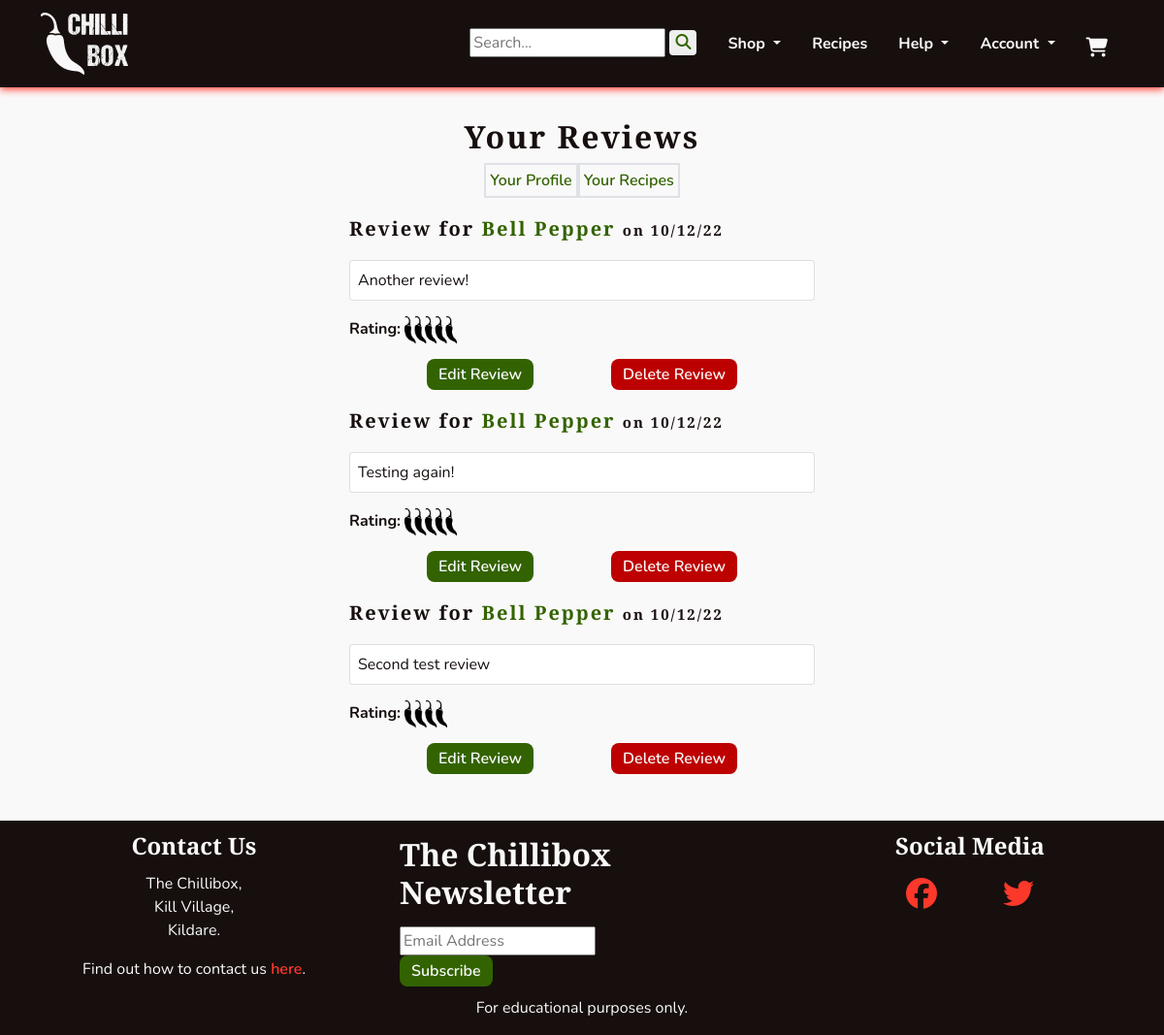
/profiles/review_list/ (signed in), run on an earlier commit of the app's database.
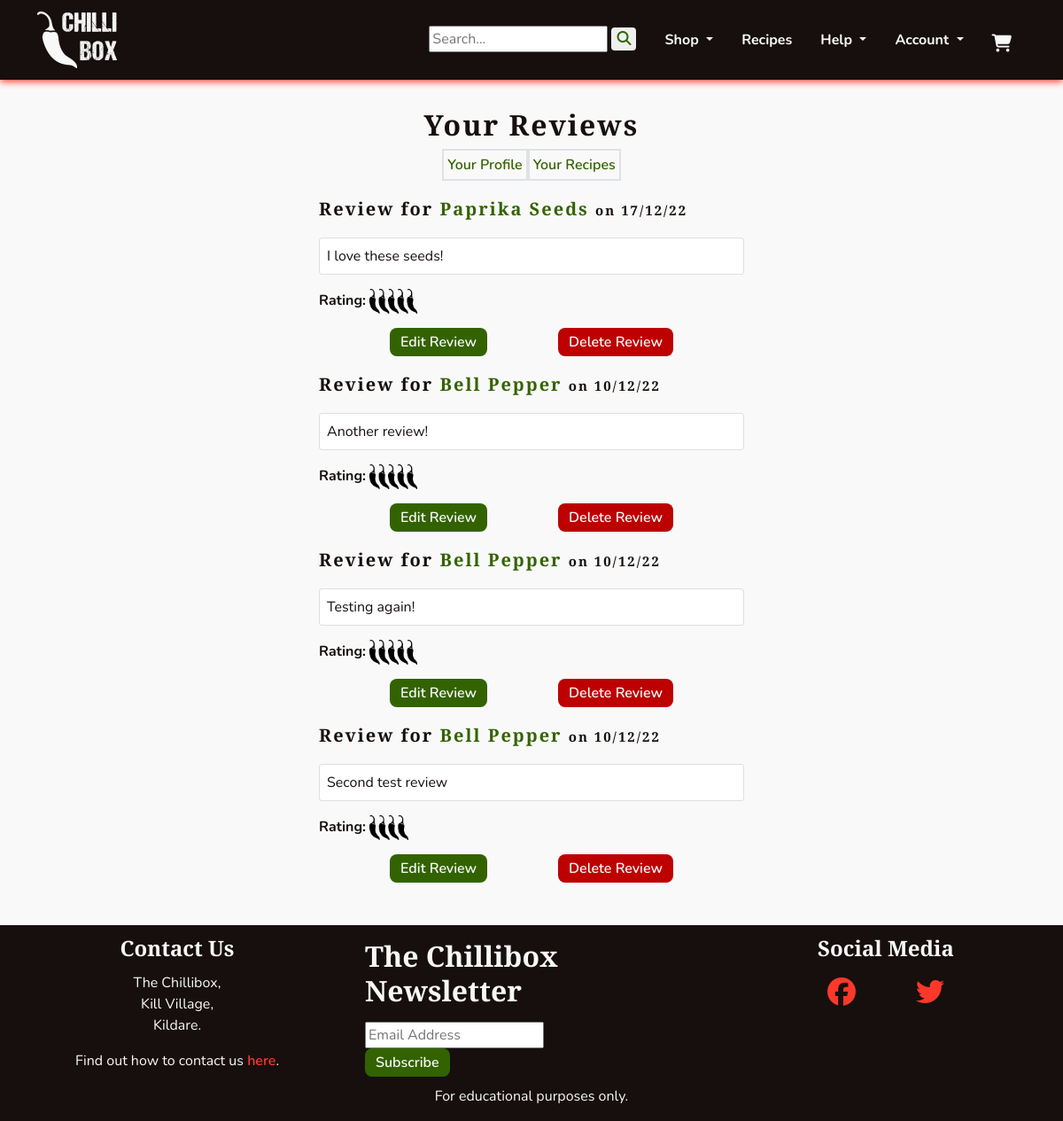
And on a later commit of the database.
### profiles/models.py (models this page shows)
class Reviews(models.Model):
    reviewer = models.ForeignKey(UserProfile, on_delete=models.SET_NULL,
                                 null=True, blank=True)
    product = models.ForeignKey(Product, on_delete=models.CASCADE,
                                related_name='reviews')
    content = models.TextField()
    rating = models.PositiveIntegerField()
    added_on = models.DateTimeField(auto_now_add=True)
    last_edited = models.DateField(auto_now=True)
    approved = models.BooleanField(default=False)
    def __str__(self):
        return self.content

### products/models.py (models this page shows, shortened)
class Product(models.Model):
    category = models.ForeignKey(Category, on_delete=models.SET_NULL,
                                 null=True, blank=True, related_name='product')
    subcategory = models.CharField(max_length=8, choices=SUBCATEGORIES,
                                   blank=True)
    name = models.CharField(max_length=255)
    slug = models.SlugField()
    description = models.TextField(null=True, blank=True,
                                   help_text='Include a description for the \
                                   product\'s page.')
    excerpt = models.TextField(null=True, blank=True, help_text='Include a \
                               brief summary of the product.')
    ingredients = models.CharField(max_length=140, null=True, blank=True,
                                   help_text='For sauces, please include the \
                                   ingredients.')
    growth_time = models.CharField(max_length=140, null=True, blank=True,
                                   help_text='For seeds, please include the \
                                   growth time to maturity.')
    heat_level = models.CharField(max_length=140, null=True, blank=True,
                                  help_text='In scovilles or more generally \
                                  (eg \'hot\') where appropriate.')
    box_contents = models.ManyToManyField('self', blank=True, help_text='Add \
                                          products for seed and sauce boxes.')
    image = models.ImageField(upload_to='uploads/', null=True, blank=True)
    thumbnail = models.ImageField(upload_to='uploads/', null=True, blank=True,
                                  help_text='If not added, will be \
                                  auto-generated from image.')
    added_on = models.DateField(auto_now_add=True)
    class Meta:
        ordering = ('name',)
        get_latest_by = ('added_on',)
    def __str__(self):
        return self.name

### profiles/views.py (the view)
# urls.py: path('review_list/', views.ReviewList.as_view(), name='review_list'),
class ReviewList(LoginRequiredMixin, generic.ListView):
    model = Reviews
    template_name = 'profiles/review_list.html'
    paginate_by = 5
    def get_queryset(self):
        queryset = Reviews.objects.filter(reviewer=self.request.user.userprofile).order_by('-added_on')  # noqa
        return queryset

### profiles/templates/profiles/review_list.html (shortened to what this page needs)
{% extends 'base.html' %}
{% load static %}
{% block content %}
<section class="container-fluid">
    <div class="text-center">
        <h2 class="headings mb-2">Your Reviews</h2>
        <div class="d-flex flex-row justify-content-center">
            <div class="border border-2 p-1">
                <a class="chilli-link" href="{% url 'profiles:profile' %}">Your Profile</a>
            </div>
            <div class="border border-2 p-1">
                <a class="chilli-link" href="{% url 'profiles:user_recipes' %}">Your Recipes</a>
            </div>
        </div>
    </div>
    <div class="col-12">
        <div class="col-sm-10 mx-auto">
            {% for review in reviews_list %}
            <div class="col-md-6 mx-auto">
                <h2 class="headings big">
                    Review for <a class="chilli-link" href="{% url 'products:product' review.product.slug %}">{{ review.product}}</a> <span class="small">on {{ review.added_on|date:'d/m/y' }}</span></h2>
                <p class="card p-2">{{ review }}</p>
                <p><strong>Rating: </strong>
                    {% if review.rating == 1 %}
                    <img width="33" height="80" class="rate-pics" src="{% static 'images/rate1.png' %}" alt="Rating">
                    {% elif review.rating == 2 %}
                    <img width="63" height="80" class="rate-pics" src="{% static 'images/rate2.png' %}" alt="Rating">
                    {% elif review.rating == 3 %}
                    <img width="93" height="80" class="rate-pics" src="{% static 'images/rate3.png' %}" alt="Rating">
                    {% elif review.rating == 4 %}
                    <img width="124" height="80" class="rate-pics" src="{% static 'images/rate4.png' %}" alt="Rating">
                    {% else %}
                    <img width="154" height="80" class="rate-pics" src="{% static 'images/rate5.png' %}" alt="Rating">
                    {% endif %}
                </p>
                <div class="d-flex flex-row justify-content-evenly">
                    <a class="chilli-btn chilli-go" href="{% url 'profiles:edit_review' review.pk %}">Edit Review</a>
                    <a class="chilli-btn chilli-dngr" href="{% url 'profiles:delete_review' review.pk %}">Delete Review</a>
                </div>
            </div>
            {% empty %}
            <p>You haven't written any reviews yet!</p>
            {% endfor %}
        </div>
    </div>
</section>
{% endblock content %}

What changed in the data, as far as the page shows it:
added Reviews: product "Paprika Seeds", added_on "17/12/22", content "I love these seeds!", rating 5 (drawn)
